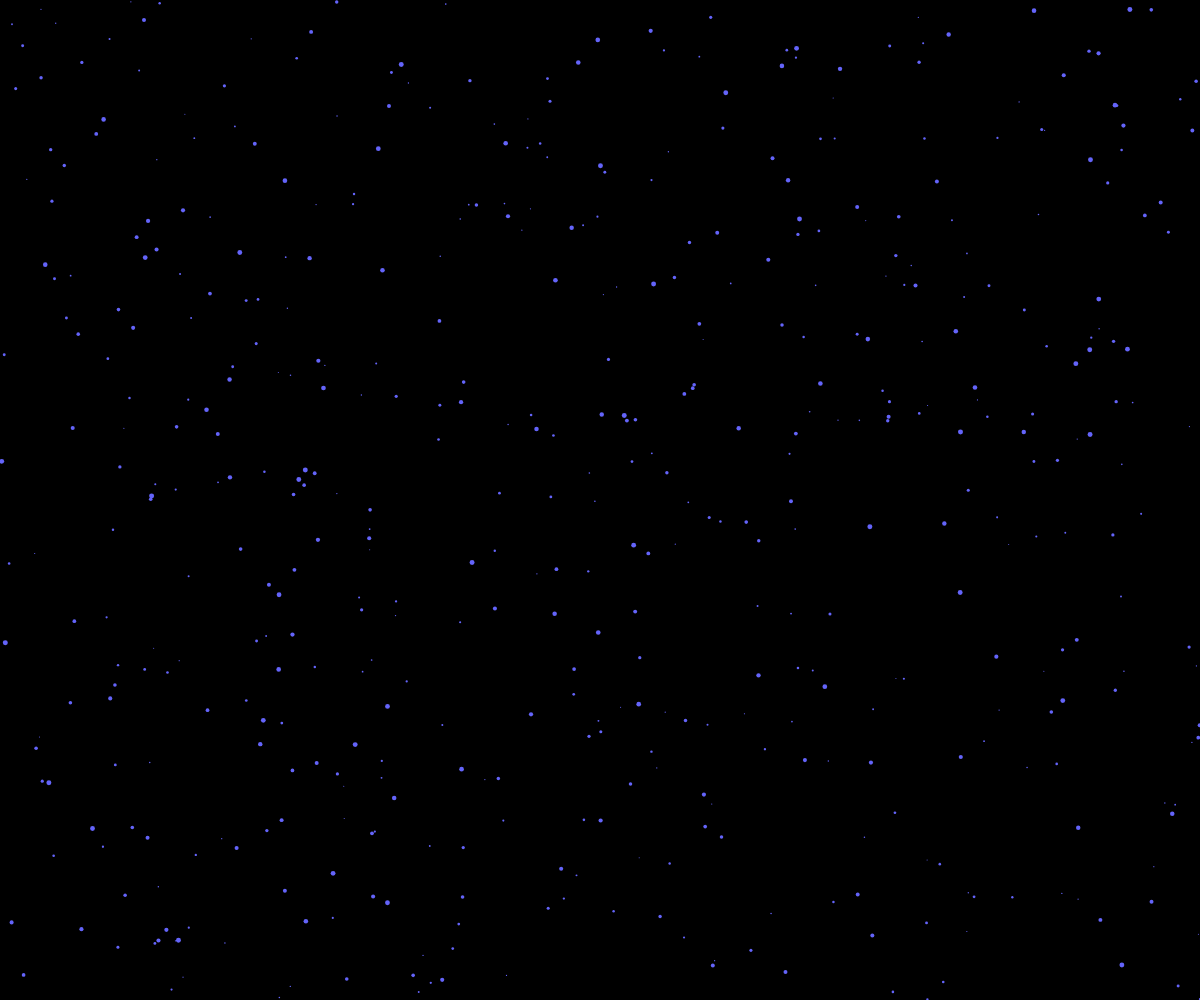
Frame 1 (no input)
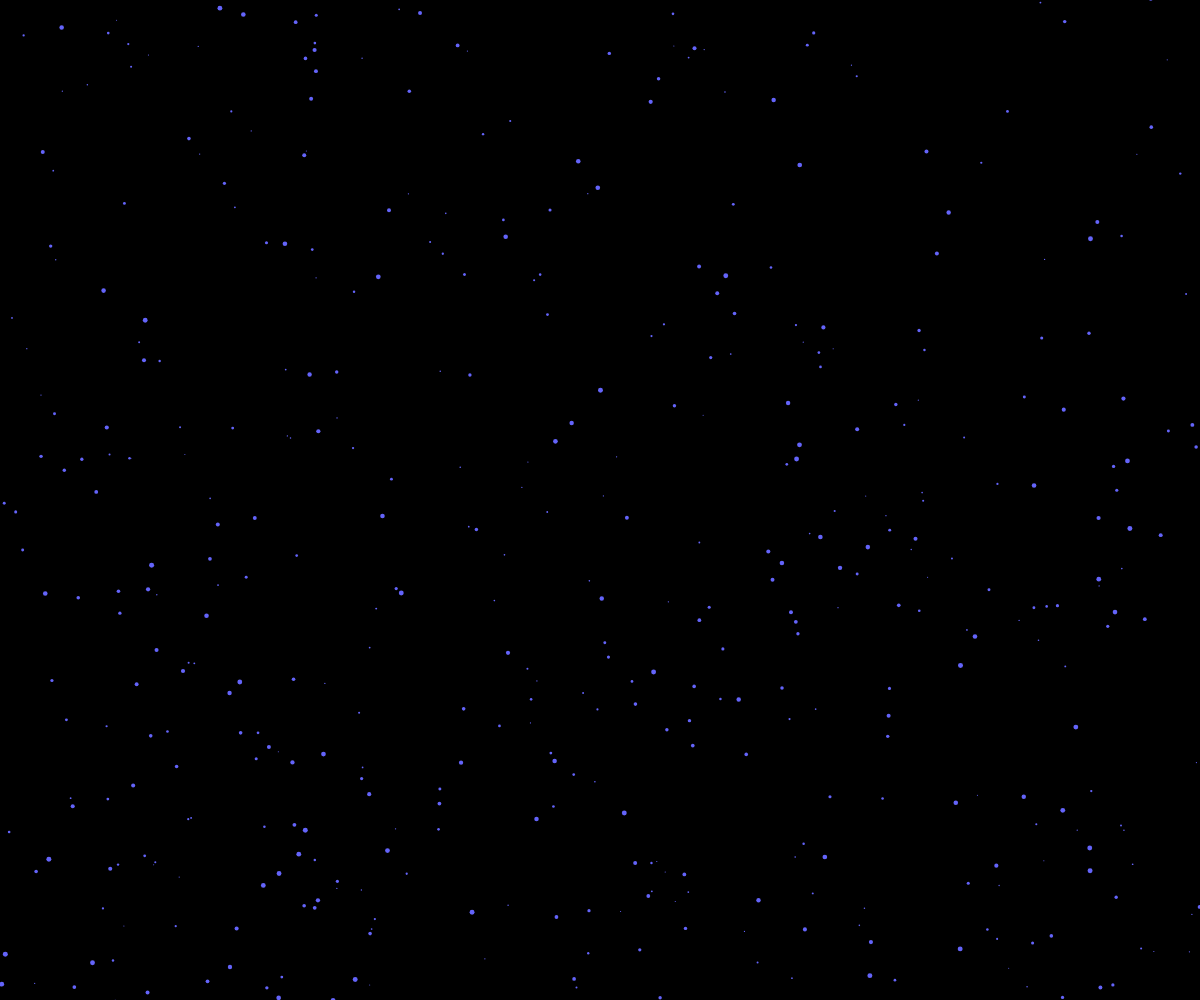
Frame 60 (no input)
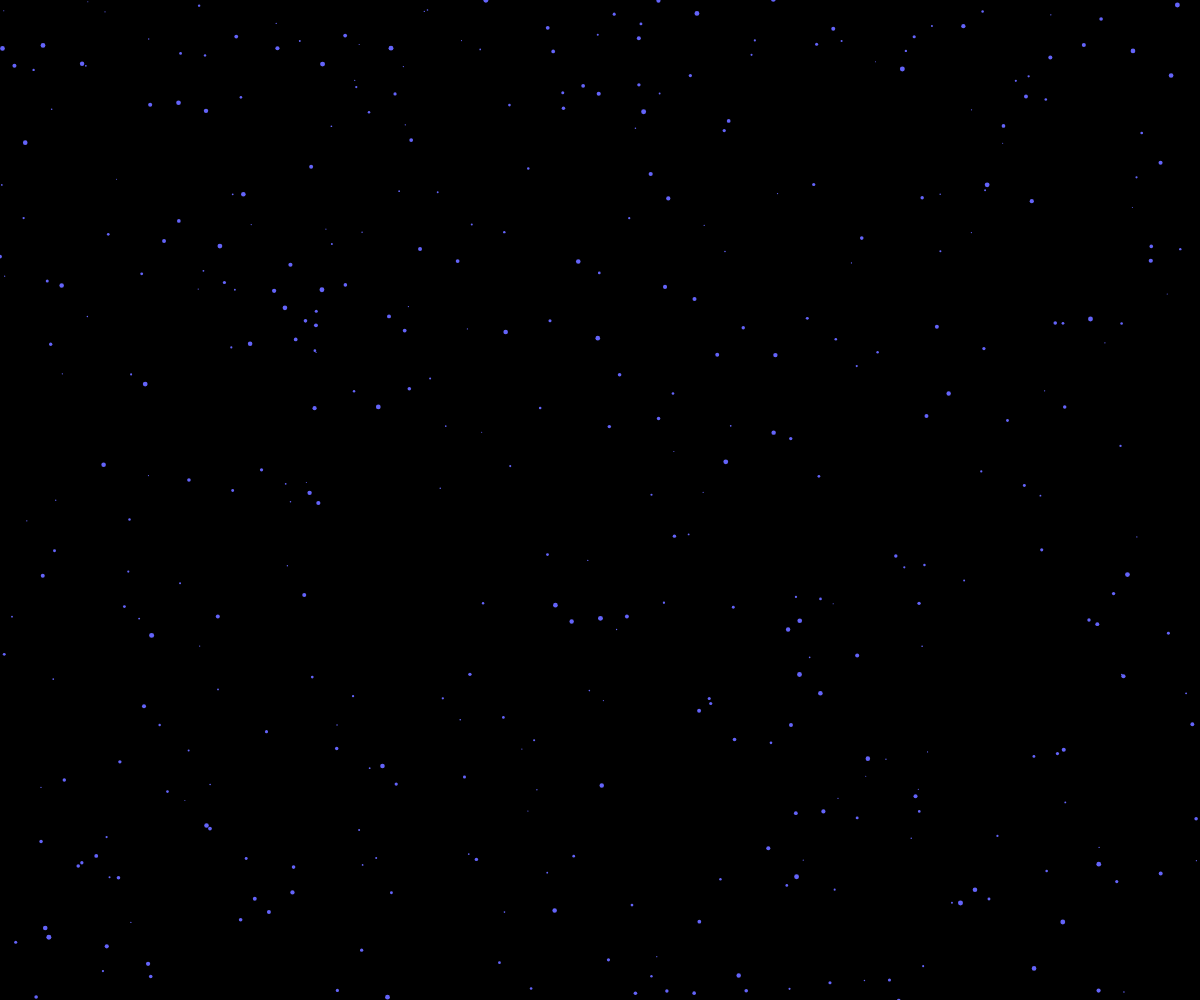
Frame 120 (the mouse pressed at the canvas centre since frame 60)

The p5.js sketch that drew these frames (run headless with seeded random() and noise() and a simulated clock; from frame 60 on, the mouse is pressed at the canvas centre):

// p5.js sketch
// ── sketch.js
// Sujet: objets et tableaux...
//
var balls = [];
var maxBalls;
//***************************************************
function setup() {
  createCanvas(windowWidth, windowHeight);
  maxBalls = 500;
  for(var i=0; i<maxBalls; i++){
    balls[i] = new Ball();
  }
}
//***************************************************
function draw() {
  background(0);
  for(var i=0; i<maxBalls; i++){
    balls[i].drawBall();
  }
}
//***************************************************
function Ball() {
  this.posx = random(0, windowWidth);
  this.posy = random(0, windowHeight);
  this.taille = random(1,5);
  this.couleur = color(100, 100, 250);
  this.vx = 0;
  this.vy = 1;
  this.speed = random(1, 9);

  this.drawBall = function() {
    fill(this.couleur);
    noStroke();
    ellipse(this.posx, this.posy, this.taille);
    this.update();
  }
  this.update = function() {
    if(this.posy > windowHeight){
      this.posy = random(-200,-50);
      this.posx = random(0, windowWidth);
      this.speed = random(1, 9);
    }
    this.posx += this.vx * this.speed;
    this.posy += this.vy * this.speed;
  }
}
//***************************************************
